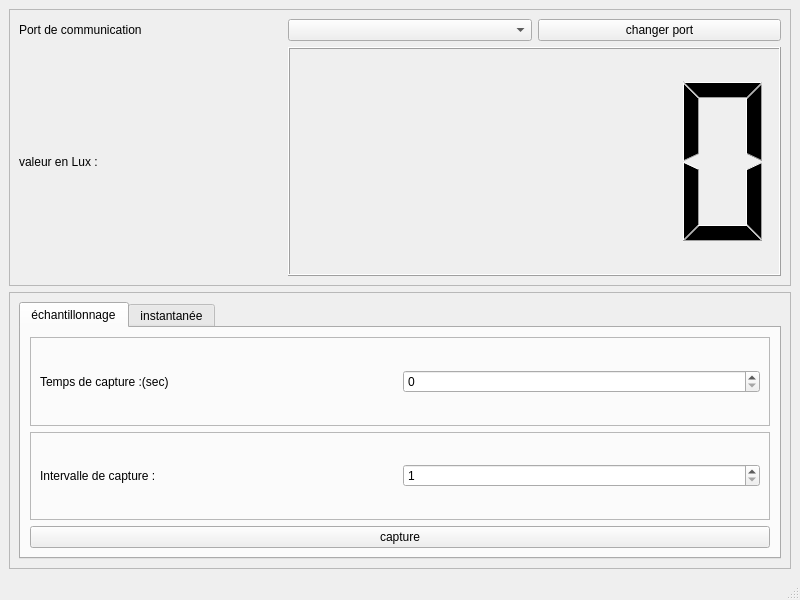
<?xml version="1.0" encoding="UTF-8"?>
<ui version="4.0">
 <class>MainWindow</class>
 <widget class="QMainWindow" name="MainWindow">
  <property name="geometry">
   <rect>
    <x>0</x>
    <y>0</y>
    <width>800</width>
    <height>600</height>
   </rect>
  </property>
  <property name="windowTitle">
   <string>MainWindow</string>
  </property>
  <widget class="QWidget" name="centralwidget">
   <layout class="QVBoxLayout" name="verticalLayout">
    <item>
     <layout class="QVBoxLayout" name="verticalLayout_33">
      <item>
       <widget class="QFrame" name="frame_5">
        <property name="frameShape">
         <enum>QFrame::StyledPanel</enum>
        </property>
        <property name="frameShadow">
         <enum>QFrame::Raised</enum>
        </property>
        <layout class="QGridLayout" name="gridLayout_3">
         <item row="1" column="0">
          <widget class="QLabel" name="luxLabel_2">
           <property name="text">
            <string>valeur en Lux :</string>
           </property>
          </widget>
         </item>
         <item row="1" column="2" colspan="2">
          <widget class="QLCDNumber" name="lcdLuxmeter"/>
         </item>
         <item row="0" column="2">
          <widget class="QComboBox" name="comBox"/>
         </item>
         <item row="0" column="3">
          <widget class="QPushButton" name="comButton">
           <property name="text">
            <string>changer port</string>
           </property>
          </widget>
         </item>
         <item row="0" column="0">
          <widget class="QLabel" name="comLabel_2">
           <property name="text">
            <string>Port de communication</string>
           </property>
          </widget>
         </item>
         <item row="1" column="1">
          <spacer name="verticalSpacer_3">
           <property name="orientation">
            <enum>Qt::Vertical</enum>
           </property>
           <property name="sizeHint" stdset="0">
            <size>
             <width>20</width>
             <height>40</height>
            </size>
           </property>
          </spacer>
         </item>
        </layout>
       </widget>
      </item>
      <item>
       <widget class="QFrame" name="frame_2">
        <property name="frameShape">
         <enum>QFrame::StyledPanel</enum>
        </property>
        <property name="frameShadow">
         <enum>QFrame::Raised</enum>
        </property>
        <layout class="QVBoxLayout" name="verticalLayout_34">
         <item>
          <widget class="QTabWidget" name="captureTab_2">
           <property name="currentIndex">
            <number>0</number>
           </property>
           <widget class="QWidget" name="tab_4">
            <attribute name="title">
             <string>échantillonnage</string>
            </attribute>
            <layout class="QVBoxLayout" name="verticalLayout_35">
             <item>
              <widget class="QFrame" name="frame_6">
               <property name="frameShape">
                <enum>QFrame::StyledPanel</enum>
               </property>
               <property name="frameShadow">
                <enum>QFrame::Raised</enum>
               </property>
               <layout class="QHBoxLayout" name="horizontalLayout_27">
                <item>
                 <widget class="QLabel" name="TimerLabel_2">
                  <property name="text">
                   <string>Temps de capture :(sec)</string>
                  </property>
                 </widget>
                </item>
                <item>
                 <widget class="QSpinBox" name="inter_capture">
                  <property name="minimum">
                   <number>0</number>
                  </property>
                  <property name="maximum">
                   <number>3600</number>
                  </property>
                  <property name="singleStep">
                   <number>10</number>
                  </property>
                  <property name="value">
                   <number>0</number>
                  </property>
                 </widget>
                </item>
               </layout>
              </widget>
             </item>
             <item>
              <widget class="QFrame" name="frame_7">
               <property name="frameShape">
                <enum>QFrame::StyledPanel</enum>
               </property>
               <property name="frameShadow">
                <enum>QFrame::Raised</enum>
               </property>
               <layout class="QHBoxLayout" name="horizontalLayout_28">
                <item>
                 <widget class="QLabel" name="intervalleLabel_2">
                  <property name="text">
                   <string>Intervalle de capture :</string>
                  </property>
                 </widget>
                </item>
                <item>
                 <widget class="QSpinBox" name="inter_capture_2">
                  <property name="minimum">
                   <number>1</number>
                  </property>
                  <property name="maximum">
                   <number>60</number>
                  </property>
                 </widget>
                </item>
               </layout>
              </widget>
             </item>
             <item>
              <widget class="QPushButton" name="timerButton">
               <property name="text">
                <string>capture</string>
               </property>
              </widget>
             </item>
            </layout>
           </widget>
           <widget class="QWidget" name="tab_5">
            <attribute name="title">
             <string>instantanée</string>
            </attribute>
            <layout class="QHBoxLayout" name="horizontalLayout_29">
             <item>
              <widget class="QSplitter" name="splitter_4">
               <property name="orientation">
                <enum>Qt::Horizontal</enum>
               </property>
               <widget class="QSplitter" name="splitter_5">
                <property name="orientation">
                 <enum>Qt::Vertical</enum>
                </property>
                <widget class="QPushButton" name="inst_capture">
                 <property name="text">
                  <string>capture</string>
                 </property>
                </widget>
               </widget>
              </widget>
             </item>
            </layout>
           </widget>
          </widget>
         </item>
        </layout>
       </widget>
      </item>
     </layout>
    </item>
   </layout>
  </widget>
  <widget class="QMenuBar" name="menubar">
   <property name="geometry">
    <rect>
     <x>0</x>
     <y>0</y>
     <width>800</width>
     <height>20</height>
    </rect>
   </property>
  </widget>
  <widget class="QStatusBar" name="statusbar"/>
 </widget>
 <resources/>
 <connections/>
</ui>
